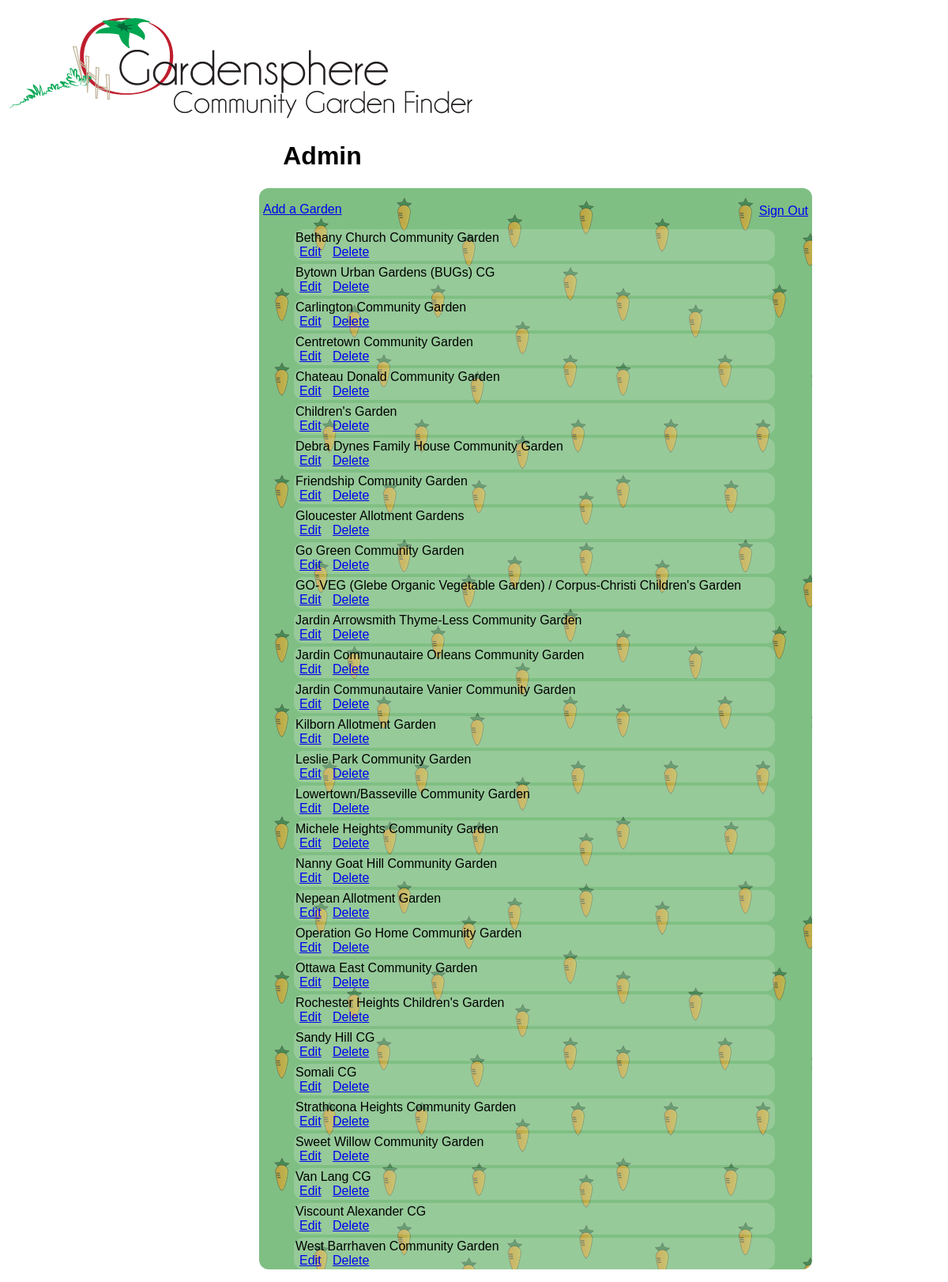
/admin/index.php (signed in), run on the app's committed database.
### tables this page shows
CREATE TABLE IF NOT EXISTS `comgardens` (
  `id` int(11) NOT NULL AUTO_INCREMENT,
  `name` varchar(100) NOT NULL,
  `street_address` varchar(100) NOT NULL,
  `longitude` float NOT NULL,
  `latitude` float NOT NULL,
  `rate_count` int(11) NOT NULL,
  `rate_total` int(11) NOT NULL,
  PRIMARY KEY (`id`)
);

### admin/index.php (the view, shortened to what this page needs)
<?php
include '../includes/theme-top.php';
require_once '../includes/db.php';
$results = $db->query('
	SELECT id, name, street_address, longitude, latitude
	FROM comgardens
	ORDER BY name ASC
');
?><!DOCTYPE HTML>
<html>
<head>
	<link href="../css/gardens.css" rel="stylesheet">
</head>
<body class="admina">
		<h1>Admin</h1>
	<div class="adminwrapper">
		<div class="signout"><a href="sign-out.php">Sign Out</a></div>
		<br>
		<a href="add.php">Add a Garden</a>
		<ul>
		<?php foreach ($results as $gardens) : ?>
			<li>
				<?php echo $gardens['name'];?>
				<br>
				<a href="edit.php?id=<?php echo $gardens['id']; ?>">Edit</a>
				<a href="delete.php?id=<?php echo $gardens['id']; ?>">Delete</a>
			</li>
		<?php endforeach; ?>
		</ul>
	</div>
</body>
</html>

### css/gardens.css (style rules this page uses)
html { background-image: url("../images/bg2.jpg"); background-repeat:no-repeat; font-family:"Trebuchet MS", Arial, Helvetica, sans-serif; }
body { width: 800px; }
.adminwrapper { background-image: url("../images/carrotbg.jpg"); -webkit-border-radius: 12px; -moz-border-radius: 12px; border-radius: 12px; margin-left: 320px; width: 700px; margin-top: 5px; background-repeat: }
.adminwrapper li { list-style-type: none; background-image: url("../images/addycase.png"); margin: 4px; padding: 2px; webkit-border-radius: 12px; -moz-border-radius: 12px; border-radius: 12px; width:605px; }
.signout { float: right; margin-top: 20px; }
.admina h1 { text-align:center; }
.admina a { margin: 5px; }

### data on the page
comgardens: name "Bethany Church Community Garden"
comgardens: name "Bytown Urban Gardens (BUGs) CG"
comgardens: name "Carlington Community Garden"
comgardens: name "Centretown Community Garden"
comgardens: name "Chateau Donald Community Garden"
comgardens: name "Children's Garden"
comgardens: name "Debra Dynes Family House Community Garden"
comgardens: name "Friendship Community Garden"
comgardens: name "Gloucester Allotment Gardens"
comgardens: name "Go Green Community Garden"
comgardens: name "GO-VEG (Glebe Organic Vegetable Garden) / Corpus-Christi Children's Garden"
comgardens: name "Jardin Arrowsmith Thyme-Less Community Garden"
comgardens: name "Jardin Communautaire Orleans Community Garden"
comgardens: name "Jardin Communautaire Vanier Community Garden"
comgardens: name "Kilborn Allotment Garden"
comgardens: name "Leslie Park Community Garden"
comgardens: name "Lowertown/Basseville Community Garden"
comgardens: name "Michele Heights Community Garden"
comgardens: name "Nanny Goat Hill Community Garden"
comgardens: name "Nepean Allotment Garden"
comgardens: name "Operation Go Home Community Garden"
comgardens: name "Ottawa East Community Garden"
comgardens: name "Rochester Heights Children's Garden"
comgardens: name "Sandy Hill CG"
comgardens: name "Somali CG"
comgardens: name "Strathcona Heights Community Garden"
comgardens: name "Sweet Willow Community Garden"
comgardens: name "Van Lang CG"
comgardens: name "Viscount Alexander CG"
comgardens: name "West Barrhaven Community Garden"
